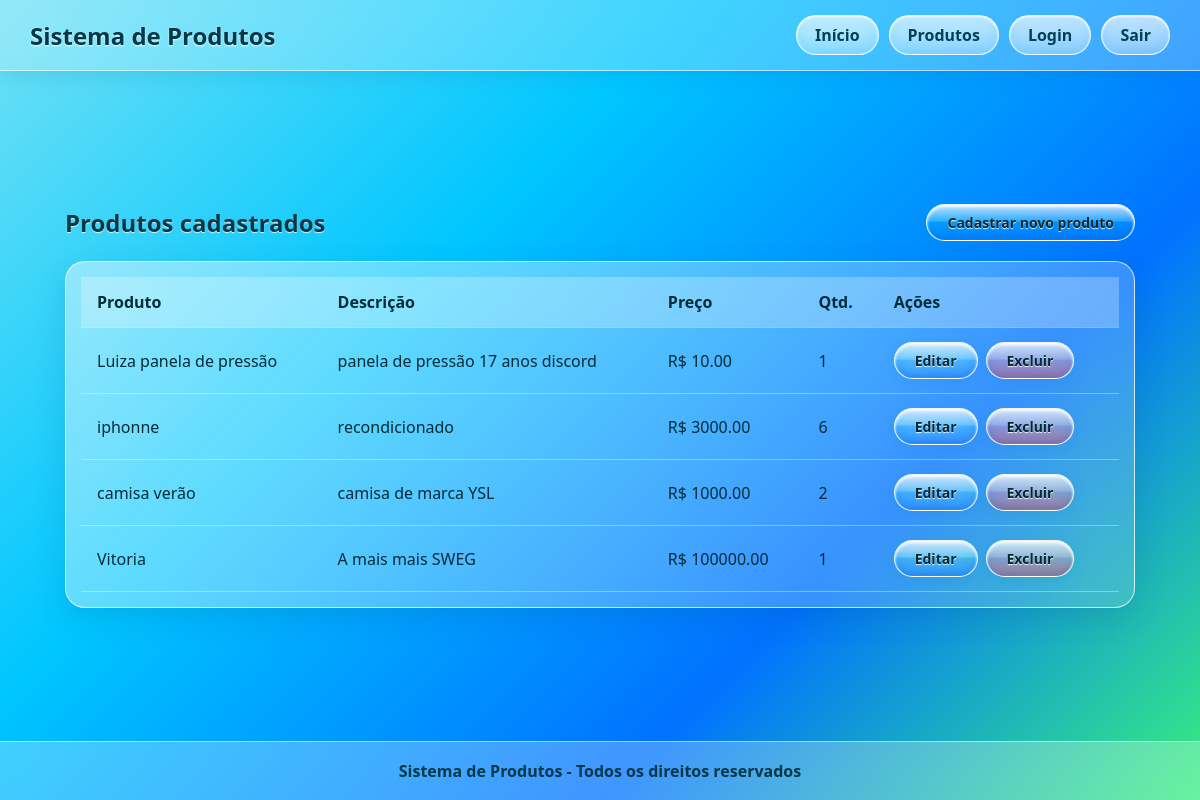
The page /produtos/listar.php (signed in) on the database as committed earlier.
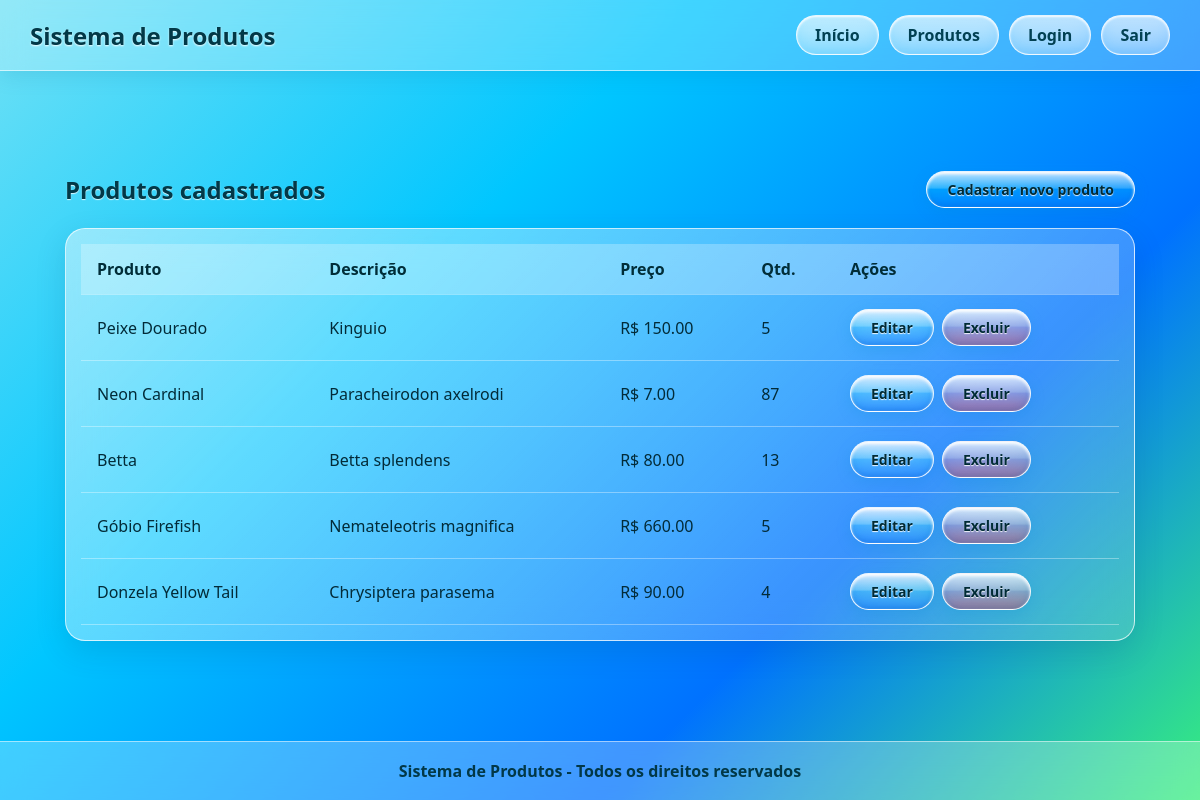
The same page on the database as committed later.
### tables this page shows
CREATE TABLE `produtos` (
  `id` int(11) NOT NULL,
  `nome` varchar(100) NOT NULL,
  `descricao` varchar(255) NOT NULL,
  `preco` decimal(10,2) NOT NULL,
  `quantidade` int(11) NOT NULL
);

### produtos/listar.php (the view, shortened to what this page needs)
<?php
require __DIR__ . '/../conexao.php';
$sql = "SELECT * FROM produtos";
$resultado = mysqli_query($conexao, $sql);
?>
<?php require __DIR__ . '/../cabecalho.php'; ?>
<main class="main-content">
    <div class="page-header">
        <h2>Produtos cadastrados</h2>
        <a class="glass-button" href="cadastrar.php">
            Cadastrar novo produto
        </a>
    </div>
    <div class="glass-table-container">
        <table class="glass-table">
            <tr>
                <th>Produto</th>
                <th>Descrição</th>
                <th>Preço</th>
                <th>Qtd.</th>
                <th>Ações</th>
            </tr>
            <?php while ($produto = mysqli_fetch_assoc($resultado)) { ?>
                <tr>
                    <td><?php echo $produto['nome']; ?></td>
                    <td><?php echo $produto['descricao']; ?></td>
                    <td>R$ <?php echo $produto['preco']; ?></td>
                    <td><?php echo $produto['quantidade']; ?></td>
                    <td class="actions">
                        <a class="edit-button" href="atualizar.php?id=<?php echo $produto['id']; ?>">
                            Editar
                        </a>
                        <a class="delete-button" href="excluir.php?id=<?php echo $produto['id']; ?>">
                            Excluir
                        </a>
                    </td>
                </tr>
            <?php } ?>
        </table>
    </div>
</main>
<?php require __DIR__ . '/../rodape.php'; ?>

### cabecalho.php (shortened to what this page needs)
<?php
$base_url = '/projeto_php/';
?>
<!DOCTYPE html>
<html lang="pt-br">
<head>
    <link rel="stylesheet" href="<?php echo $base_url; ?>css/style.css">
</head>
<body class="glass-body">
    <header class="glass-header">
        <h1 class="site-title">Sistema de Produtos</h1>
        <nav class="glass-nav">
            <a href="<?php echo $base_url; ?>index.php">Início</a>
            <a href="<?php echo $base_url; ?>produtos/listar.php">Produtos</a>
            <a href="<?php echo $base_url; ?>login.php">Login</a>
            <a href="<?php echo $base_url; ?>logout.php">Sair</a>
        </nav>
    </header>

### rodape.php
<footer class="glass-footer">
    <p>Sistema de Produtos - Todos os direitos reservados</p>
</footer>
</body>
</html>

### css/style.css (style rules this page uses)
* { margin: 0; padding: 0; box-sizing: border-box; font-family: 'Segoe UI', Tahoma, Geneva, Verdana, sans-serif; }
body.glass-body { background: linear-gradient(135deg, #70e1f5 0%, #00c6ff 35%, #0072ff 70%, #38ef7d 100%); background-attachment: fixed; min-height: 100vh; color: #032b38; display: flex; flex-direction: column; overflow-x: hidden; }
body.glass-body::before { content: ""; position: fixed; top: 0; left: 0; width: 100vw; height: 100vh; pointer-events: none; z-index: -1; background-image: url('https://pngimg.com/uploads/fish/fish_PNG25126.png'), url('https://pngimg.com/uploads/fish/fish_PNG25142.png'), url('https://pngimg.com/uploads/fish/fish_PNG25114.png'), url('https://pngimg.com/uploads/fish/fish_PNG25120.png'), url('https://pngimg.com/uploads/fish/fish_PNG25134.png'); background-size: 90px auto, 75px auto, 80px auto, 60px auto, 110px auto; background-repeat: no-repeat; animation: nadarMundoAquatico 22s linear infinite; }
.glass-header { background: rgba(255, 255, 255, 0.25); backdrop-filter: blur(14px); -webkit-backdrop-filter: blur(14px); border-bottom: 1px solid rgba(255, 255, 255, 0.6); box-shadow: 0 4px 20px rgba(0, 100, 150, 0.15); padding: 15px 30px; display: flex; flex-wrap: wrap; justify-content: space-between; align-items: center; gap: 15px; }
.site-title { color: #023847; font-size: 1.5rem; font-weight: 700; text-shadow: 0 1px 2px rgba(255, 255, 255, 0.9); }
.glass-nav { display: flex; flex-wrap: wrap; gap: 10px; align-items: center; }
.glass-nav a { color: #024153; text-decoration: none; font-weight: 600; padding: 8px 18px; border-radius: 20px; background: linear-gradient(180deg, rgba(255, 255, 255, 0.6) 0%, rgba(255, 255, 255, 0.2) 100%); border: 1px solid rgba(255, 255, 255, 0.8); backdrop-filter: blur(10px); box-shadow: inset 0 1px 2px rgba(255, 255, 255, 0.9); transition: all 0.3s ease; }
.login-container, .home-container, .main-content { flex: 1; width: 100%; max-width: 1100px; margin: 0 auto; display: flex; flex-direction: column; align-items: center; justify-content: center; padding: 30px 15px; }
.glass-button, .edit-button, .delete-button, a.glass-button, a.edit-button, a.delete-button, button.glass-button { display: inline-block !important; padding: 8px 20px !important; background: linear-gradient( 180deg, rgba(255, 255, 255, 0.75) 0%, rgba(137, 247, 254, 0.35) 45%, rgba(0, 198, 255, 0.25) 50%, rgba(0, 114, 255, 0.45) 100% ) !important; backdrop-filter: blur(12px) !important; -webkit-backdrop-filter: blur(12px) !important; color: #002b36 !important; font-weight: 700 !important; font-size: 14px !important; border: 1px solid rgba(255, 255, 255, 0.9) !important; border-radius: 30px !important; cursor: pointer !important; text-decoration: none !important; text-shadow: 0 1px 1px rgba(255, 255, 255, 0.9) !important; box-shadow: 0 4px 15px rgba(0, 140, 200, 0.2), inset 0 2px 3px rgba(255, 255, 255, 0.95), inset 0 -2px 5px rgba(0, 100, 180, 0.2) !important; transition: all 0.25s ease-in-out !important; text-align: center !important; }
.delete-button, a.delete-button { background: linear-gradient( 180deg, rgba(255, 255, 255, 0.75) 0%, rgba(255, 182, 193, 0.35) 45%, rgba(255, 99, 132, 0.25) 50%, rgba(220, 53, 69, 0.45) 100% ) !important; }
.page-header { width: 100%; display: flex; flex-wrap: wrap; justify-content: space-between; align-items: center; gap: 15px; margin-bottom: 20px; }
.page-header h2 { color: #023847; text-shadow: 0 1px 1px rgba(255, 255, 255, 0.8); }
.glass-table-container { width: 100%; background: linear-gradient(135deg, rgba(255, 255, 255, 0.45), rgba(255, 255, 255, 0.15)); backdrop-filter: blur(18px); -webkit-backdrop-filter: blur(18px); border: 1px solid rgba(255, 255, 255, 0.7); border-radius: 20px; padding: 15px; box-shadow: 0 10px 30px rgba(0, 70, 110, 0.15); overflow-x: auto; }
.glass-table { width: 100%; border-collapse: collapse; min-width: 550px; }
.glass-table th, .glass-table td { padding: 14px 16px; text-align: left; border-bottom: 1px solid rgba(255, 255, 255, 0.35); }
.glass-table th { background: rgba(255, 255, 255, 0.25); color: #012d38; font-weight: 700; }
.actions { display: flex; gap: 8px; align-items: center; }
.glass-footer { background: rgba(255, 255, 255, 0.25); backdrop-filter: blur(12px); -webkit-backdrop-filter: blur(12px); border-top: 1px solid rgba(255, 255, 255, 0.5); text-align: center; padding: 18px; color: #023847; font-weight: 600; margin-top: auto; }

Rows that differ between the two databases and show on the page:
removed produtos: nome "Luiza panela de pressão", descricao "panela de pressão 17 anos discord", preco "10.00", quantidade "1"
removed produtos: nome "iphonne", descricao "recondicionado", preco "3000.00", quantidade "6"
removed produtos: nome "camisa verão", descricao "camisa de marca YSL", preco "1000.00", quantidade "2"
removed produtos: nome "Vitoria", descricao "A mais mais SWEG", preco "100000.00", quantidade "1"
added produtos: nome "Peixe Dourado", descricao "Kinguio", preco "150.00", quantidade "5"
added produtos: nome "Neon Cardinal", descricao "Paracheirodon axelrodi", preco "7.00", quantidade "87"
added produtos: nome "Betta", descricao "Betta splendens", preco "80.00", quantidade "13"
added produtos: nome "Góbio Firefish", descricao "Nemateleotris magnifica", preco "660.00", quantidade "5"
added produtos: nome "Donzela Yellow Tail", descricao "Chrysiptera parasema", preco "90.00", quantidade "4"
